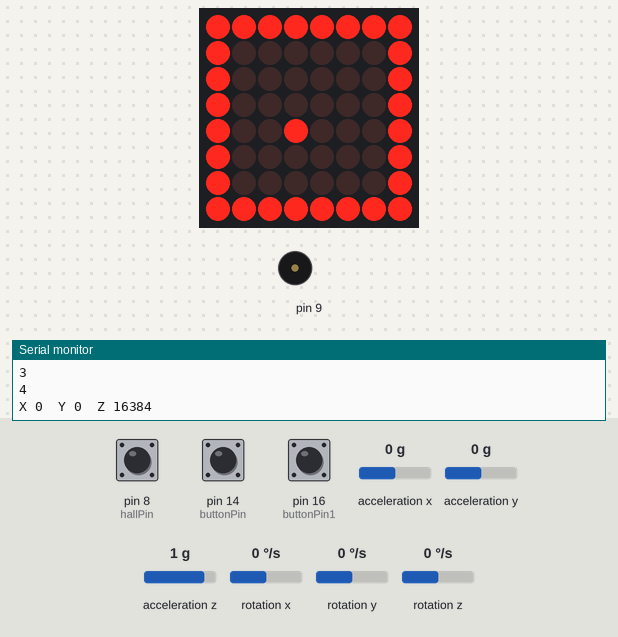
Recording of a sketch running on a simulated Arduino Uno, built with avr-gcc and run on an emulated ATmega328P. Parts: 8×8 LED matrix, buzzer (waves = sounding), the last lines printed to the serial monitor. The inputs (shaded band) are chosen by the test bench; at power-on: acceleration x 0 g, pin 14 (buttonPin) HIGH, pin 16 (buttonPin1) HIGH, pin 8 (hallPin) HIGH, acceleration y 0 g, acceleration z 1 g, rotation x 0 °/s, rotation y 0 °/s, rotation z 0 °/s.

Above: at 1.2 s.
1.3 s: acceleration x set to -1.4 g
At 1.9 s:
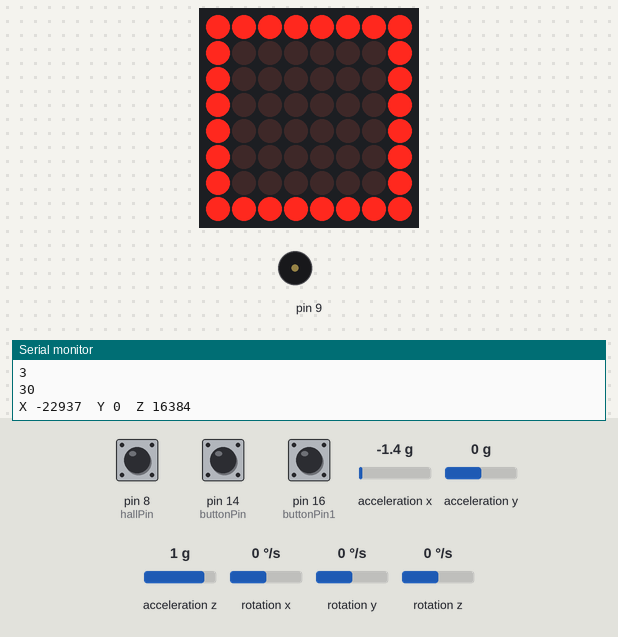
2.8 s: pin 14 (buttonPin) pulled LOW for 0.15 s
At 3.02 s:
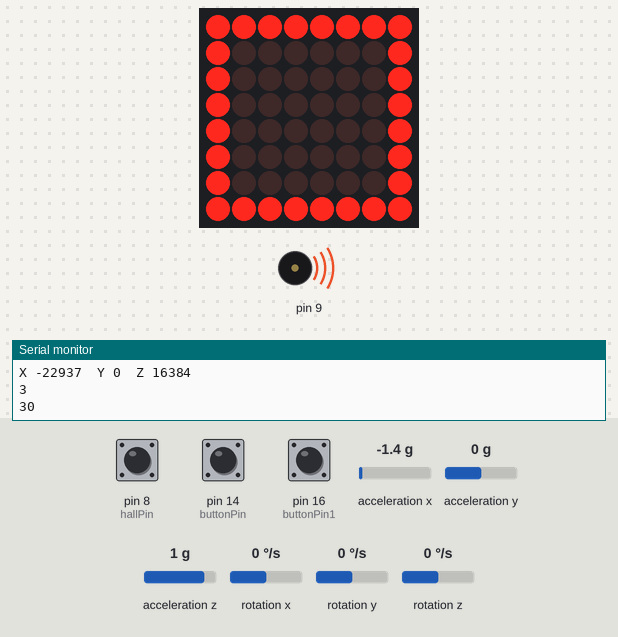
7.6 s: pin 16 (buttonPin1) pulled LOW for 0.15 s
At 8.7 s:
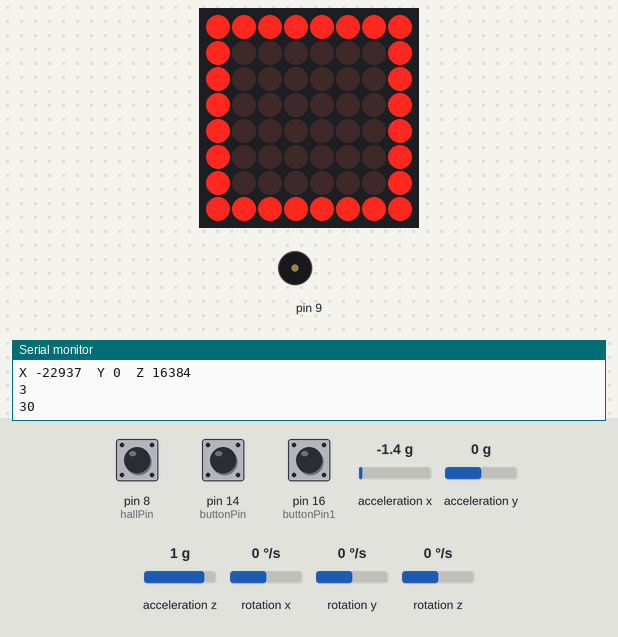
13.7 s: pin 14 (buttonPin) pulled LOW for 1 s
At 13.9 s:
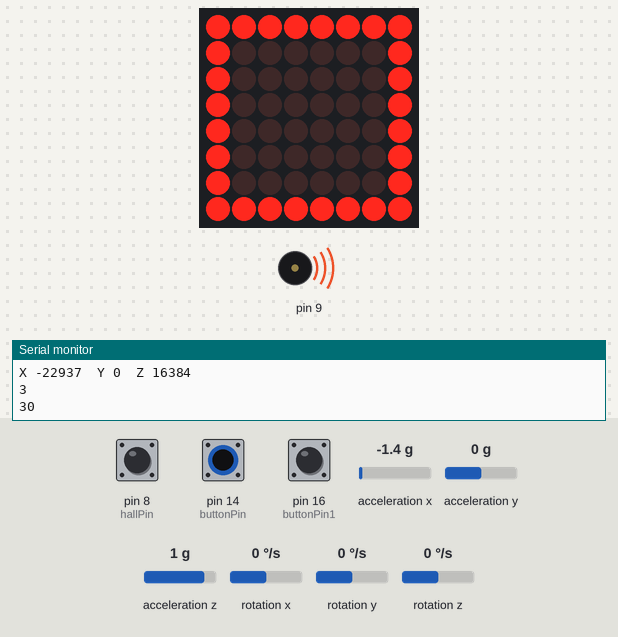
Timing chart, 0 to 16.7 s (numbered marks = the images above; inputs shaded):
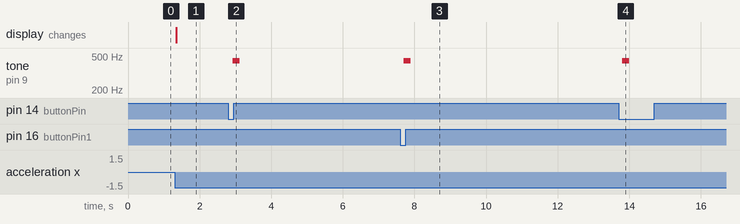

Measured:
- after the input at 1.3 s, the display: changes after 0.05 s (image 1)
- after the input at 2.8 s, tone on pin 9: silent → 440 Hz after 0.13 s, → silent 0.20 s later
- after the input at 7.6 s, tone on pin 9: silent → 440 Hz after 0.10 s, → silent 0.20 s later
- after the input at 13.7 s, tone on pin 9: silent → 440 Hz after 0.10 s, → silent 0.20 s later

The sketch:

game.ino
```cpp
// ----------------------
// Left button - pin 16
// Right button - pin 14
// Speaker - pin 9
// Hall effect - pin 8
// ----------------------
// Hat pins, right to left
// GND
// VCC
// SCL
// SDA
// PIN 6
// PIN 10
// ----------------------

// LED matrix
#include <Wire.h>
#include "Adafruit_LEDBackpack.h"
#include "Adafruit_GFX.h"
Adafruit_8x8matrix matrix = Adafruit_8x8matrix();

// Accelerometer
#include "I2Cdev.h"
#include "MPU6050.h"
MPU6050 accelgyro;
int16_t ax, ay, az;
int16_t gx, gy, gz;
#define OUTPUT_READABLE_ACCELGYRO

// Hall effect sensor
const int hallPin = 8; // the number of the hall effect sensor pin
int hallState = 0; // variable for reading the hall sensor status

// Button right
const int buttonPin = 14; // the number of the pushbutton pin
int buttonState; // the current reading from the input pin
int lastButtonState = LOW; // the previous reading from the input pin
long lastDebounceTime = 0; // the last time the output pin was toggled
long debounceDelay = 50; // the debounce time; increase if the output flickers

// Button left
const int buttonPin1 = 16; // the number of the pushbutton pin
int buttonState1; // the current reading from the input pin
int lastButtonState1 = LOW; // the previous reading from the input pin
long lastDebounceTime1 = 0; // the last time the output pin was toggled
long debounceDelay1 = 50; // the debounce time; increase if the output flickers

void setup() {
  Serial.begin(9600);
  Serial.println("8x8 LED Matrix Test");

  accelgyro.initialize();
  matrix.begin(0x70);  // pass in the address

  pinMode(hallPin, INPUT);

  pinMode(buttonPin, INPUT_PULLUP);
  pinMode(buttonPin1, INPUT_PULLUP);
}

static const uint8_t PROGMEM

  edge[] =
  { B11111111,
    B10000001,
    B10000001,
    B10000001,
    B10000001,
    B10000001,
    B10000001,
    B11111111 };

void loop() {

  hallState = digitalRead(hallPin);
  int reading = digitalRead(buttonPin);
  int reading1 = digitalRead(buttonPin1);

  accelgyro.getMotion6(&ax, &ay, &az, &gx, &gy, &gz);
  Serial.print("X "); Serial.print(ax); Serial.print("\t");
  Serial.print("Y "); Serial.print(ay); Serial.print("\t");
  Serial.print("Z ");Serial.println(az);

  int mappedY = map(ay, -3000, 3000, 0, 7);
  Serial.println(mappedY);
  int mappedX = map(ax, -3000, 3000, 7, 0);
  Serial.println(mappedX);

//  matrix.clear();
//  matrix.setRotation(0); // Rotate to the on front
//  matrix.drawBitmap(0, 0, edge, 8, 8, LED_ON);
//  matrix.writeDisplay();

  matrix.clear();
  matrix.setRotation(0); // Rotate to the upright
  matrix.drawPixel(mappedY, mappedX, LED_ON);
  matrix.drawBitmap(0, 0, edge, 8, 8, LED_ON);
  matrix.writeDisplay();  // write the changes we just made to the display

  if (mappedX == 0 || mappedX == 7 || mappedY == 0 || mappedY == 7)
  {
    noTone(9);
    tone(9, 500, 100); // Pin number, tone, duration
  }

  if (hallState == LOW)
  {
    noTone(9);
    tone(9, 440, 200); // Pin number, tone, duration
  }
  else
  {
  }

  if (reading != lastButtonState) {
      // reset the debouncing timer
      lastDebounceTime = millis();
    }

    if ((millis() - lastDebounceTime) > debounceDelay) {
      // whatever the reading is at, it's been there for longer
      // than the debounce delay, so take it as the actual current state:

      // if the button state has changed:
      if (reading != buttonState) {
        buttonState = reading;

        if (buttonState == LOW) {
          Serial.println("pressed");
          noTone(9);
          tone(9, 440, 200); // Pin number, tone, duration
        }
      }
    }

    lastButtonState = reading; // save the reading.  Next time through the loop,

  if (reading1 != lastButtonState1) {
      // reset the debouncing timer
      lastDebounceTime1 = millis();
    }

    if ((millis() - lastDebounceTime1) > debounceDelay1) {
      // whatever the reading is at, it's been there for longer
      // than the debounce delay, so take it as the actual current state:

      // if the button state has changed:
      if (reading1 != buttonState1) {
        buttonState1 = reading1;

        if (buttonState1 == LOW) {
          Serial.println("pressed");
          noTone(9);
          tone(9, 440, 200); // Pin number, tone, duration
        }
      }
    }

    lastButtonState1 = reading1; // save the reading.  Next time through the loop,
}
```
